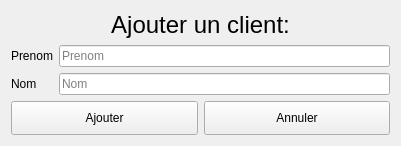
<?xml version="1.0" encoding="UTF-8"?>
<ui version="4.0">
 <class>AddClient</class>
 <widget class="QWidget" name="AddClient">
  <property name="geometry">
   <rect>
    <x>0</x>
    <y>0</y>
    <width>401</width>
    <height>146</height>
   </rect>
  </property>
  <property name="windowTitle">
   <string>Form</string>
  </property>
  <layout class="QGridLayout" name="gridLayout">
   <item row="0" column="0">
    <widget class="QLabel" name="label">
     <property name="font">
      <font>
       <pointsize>18</pointsize>
      </font>
     </property>
     <property name="text">
      <string>Ajouter un client:</string>
     </property>
     <property name="alignment">
      <set>Qt::AlignCenter</set>
     </property>
    </widget>
   </item>
   <item row="1" column="0">
    <layout class="QFormLayout" name="formLayout">
     <item row="0" column="1">
      <widget class="QLineEdit" name="lineEdit">
       <property name="placeholderText">
        <string>Prenom</string>
       </property>
      </widget>
     </item>
     <item row="1" column="1">
      <widget class="QLineEdit" name="lineEdit_2">
       <property name="placeholderText">
        <string>Nom</string>
       </property>
      </widget>
     </item>
     <item row="0" column="0">
      <widget class="QLabel" name="label_2">
       <property name="text">
        <string>Prenom</string>
       </property>
      </widget>
     </item>
     <item row="1" column="0">
      <widget class="QLabel" name="label_3">
       <property name="text">
        <string>Nom</string>
       </property>
      </widget>
     </item>
    </layout>
   </item>
   <item row="2" column="0">
    <layout class="QHBoxLayout" name="horizontalLayout">
     <item>
      <widget class="QPushButton" name="pushButton">
       <property name="sizePolicy">
        <sizepolicy hsizetype="Minimum" vsizetype="Expanding">
         <horstretch>0</horstretch>
         <verstretch>0</verstretch>
        </sizepolicy>
       </property>
       <property name="text">
        <string>Ajouter</string>
       </property>
      </widget>
     </item>
     <item>
      <widget class="QPushButton" name="pushButton_2">
       <property name="sizePolicy">
        <sizepolicy hsizetype="Minimum" vsizetype="Expanding">
         <horstretch>0</horstretch>
         <verstretch>0</verstretch>
        </sizepolicy>
       </property>
       <property name="text">
        <string>Annuler</string>
       </property>
      </widget>
     </item>
    </layout>
   </item>
  </layout>
 </widget>
 <resources/>
 <connections/>
</ui>
